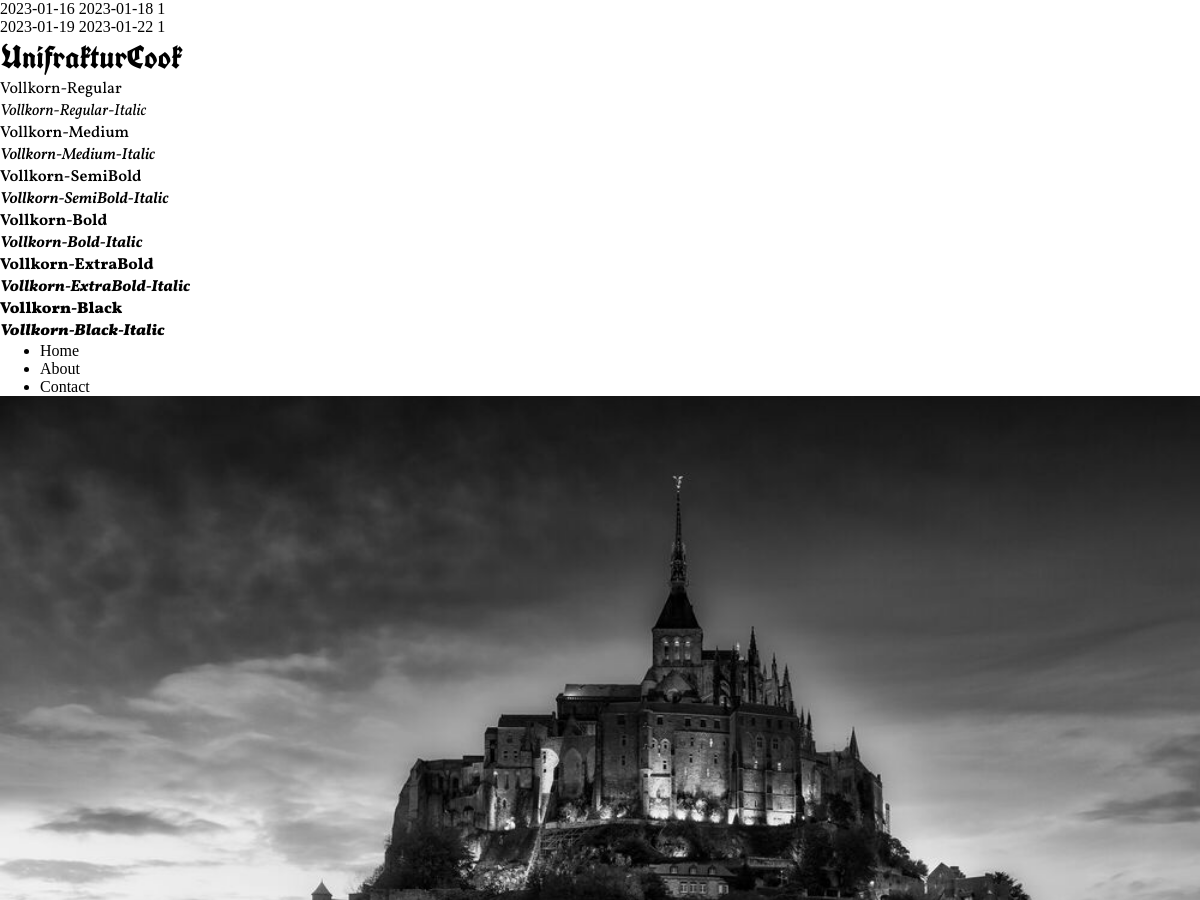
Before: / (upper part) with the older database file.
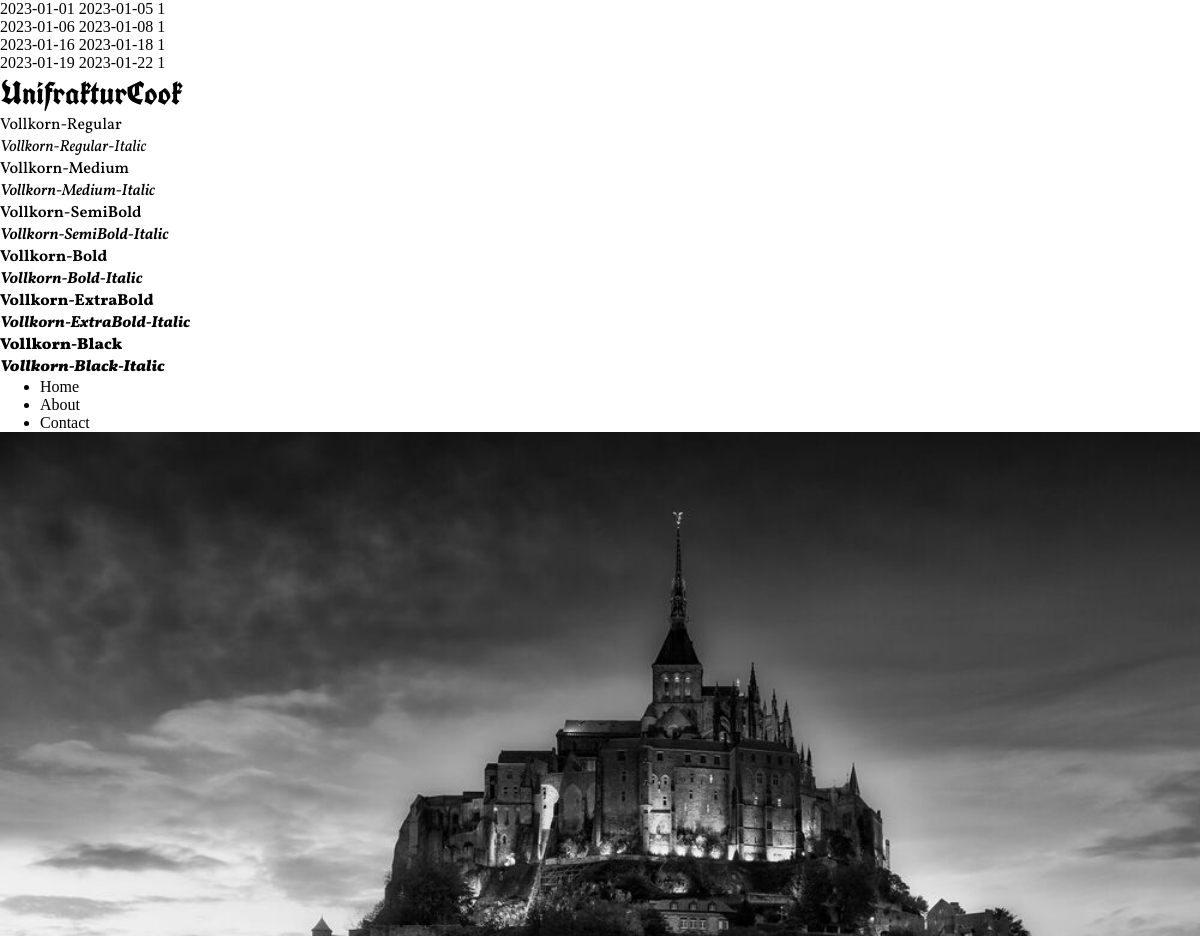
After: the same page with the newer database file.
### tables this page shows
CREATE TABLE reservations (
    id INTEGER PRIMARY KEY AUTOINCREMENT,
    arrival_date DATE,
    departure_date DATE,
    room_id INTEGER,
    info_id INTEGER,
    FOREIGN KEY (room_id) REFERENCES pricelist(id),
    FOREIGN KEY (info_id) REFERENCES info(id)
);

### hotelFunctions.php (called while the page is built, shortened)
<?php
function connect(string $dbName): object
{
    $dbPath = __DIR__ . '/' . $dbName;
    $db = "sqlite:$dbPath";
    try {
        $db = new PDO($db);
        $db->setAttribute(PDO::ATTR_ERRMODE, PDO::ERRMODE_EXCEPTION);
        $db->setAttribute(PDO::ATTR_DEFAULT_FETCH_MODE, PDO::FETCH_ASSOC);
    } catch (PDOException $e) {
        echo "Failed to connect to the database";
        throw $e;
    }
    return $db;
}
function showAvailability(int $room_id)
{
    $dbName = 'database.db';
    $db = connect($dbName);
    $statement = $db->prepare(
        "SELECT distinct *
        FROM reservations
        WHERE room_id = ?
        ORDER BY arrival_date"
    );
    $statement->bindParam(1, $room_id, PDO::PARAM_STR);
    $statement->execute();
    $reservations =  $statement->fetchAll(PDO::FETCH_ASSOC);
    return $reservations;
}

### index.php (the view, shortened to what this page needs)
<?php
require("./hotelFunctions.php");
?>
<!DOCTYPE html>
<html lang="en">
<head>
    <link rel="stylesheet" href="./CSS/global.css">
    <link rel="stylesheet" href="./CSS/main.css">
    <link rel="stylesheet" href="./CSS/typography.css">
    <link rel="stylesheet" href="./CSS/fonts.css">
</head>
<body>
    <?php $budget = showAvailability(1);
    foreach ($budget as $reservation) {
        echo $reservation['arrival_date'] . " " . $reservation['departure_date'] . " " . $reservation['room_id'] . "<br>";
    }
    ?>
    <div class="font-tests">
        <h1>UnifrakturCook</h1>
        <p class="one">Vollkorn-Regular</p>
        <p class="two">Vollkorn-Regular-Italic</p>
        <p class="three">Vollkorn-Medium</p>
        <p class="four">Vollkorn-Medium-Italic</p>
        <p class="five">Vollkorn-SemiBold</p>
        <p class="six">Vollkorn-SemiBold-Italic</p>
        <p class="seven">Vollkorn-Bold</p>
        <p class="eight">Vollkorn-Bold-Italic</p>
        <p class="nine">Vollkorn-ExtraBold</p>
        <p class="ten">Vollkorn-ExtraBold-Italic</p>
        <p class="eleven">Vollkorn-Black</p>
        <p class="twelve">Vollkorn-Black-Italic</p>
    </div>
    <header>
        <nav>
            <ul>
                <li>Home</li>
                <li>About</li>
                <li>Contact</li>
            </ul>
        </nav>
    </header>
    <main>
        <div class="hero">
            <img src="./Images/le-mont-saint-michel-by-night.jpg" alt="">
        </div>
    </main>
</body>
</html>

### CSS/global.css (style rules this page uses)
:root { --color-black: #000000; --color-white: #ffffff; --color-dark-purple: #0e0c0c; --color-deep-purple: #211729; --color-plum-purple: #5a3e62; --color-light-purple: #7b5c75; --color-wine-red: #702632; }
* { margin: 0; }

### CSS/main.css (style rules this page uses)
img { width: 100%; }

### CSS/typography.css (style rules this page uses)
h1 { font-family: 'UnifrakturCook'; }
.one { font-family: 'Vollkorn-Regular'; }
.two { font-family: 'Vollkorn-Regular-Italic'; }
.three { font-family: 'Vollkorn-Medium'; }
.four { font-family: 'Vollkorn-Medium-Italic'; }
.five { font-family: 'Vollkorn-SemiBold'; }
.six { font-family: 'Vollkorn-SemiBold-Italic'; }
.seven { font-family: 'Vollkorn-Bold'; }
.eight { font-family: 'Vollkorn-Bold-Italic'; }
.nine { font-family: 'Vollkorn-ExtraBold'; }
.ten { font-family: 'Vollkorn-ExtraBold-Italic'; }
.eleven { font-family: 'Vollkorn-Black'; }
.twelve { font-family: 'Vollkorn-Black-Italic'; }

Changed rows visible on the page:
added reservations: arrival_date "2023-01-01", departure_date "2023-01-05", room "1"
added reservations: arrival_date "2023-01-06", departure_date "2023-01-08", room "1"
